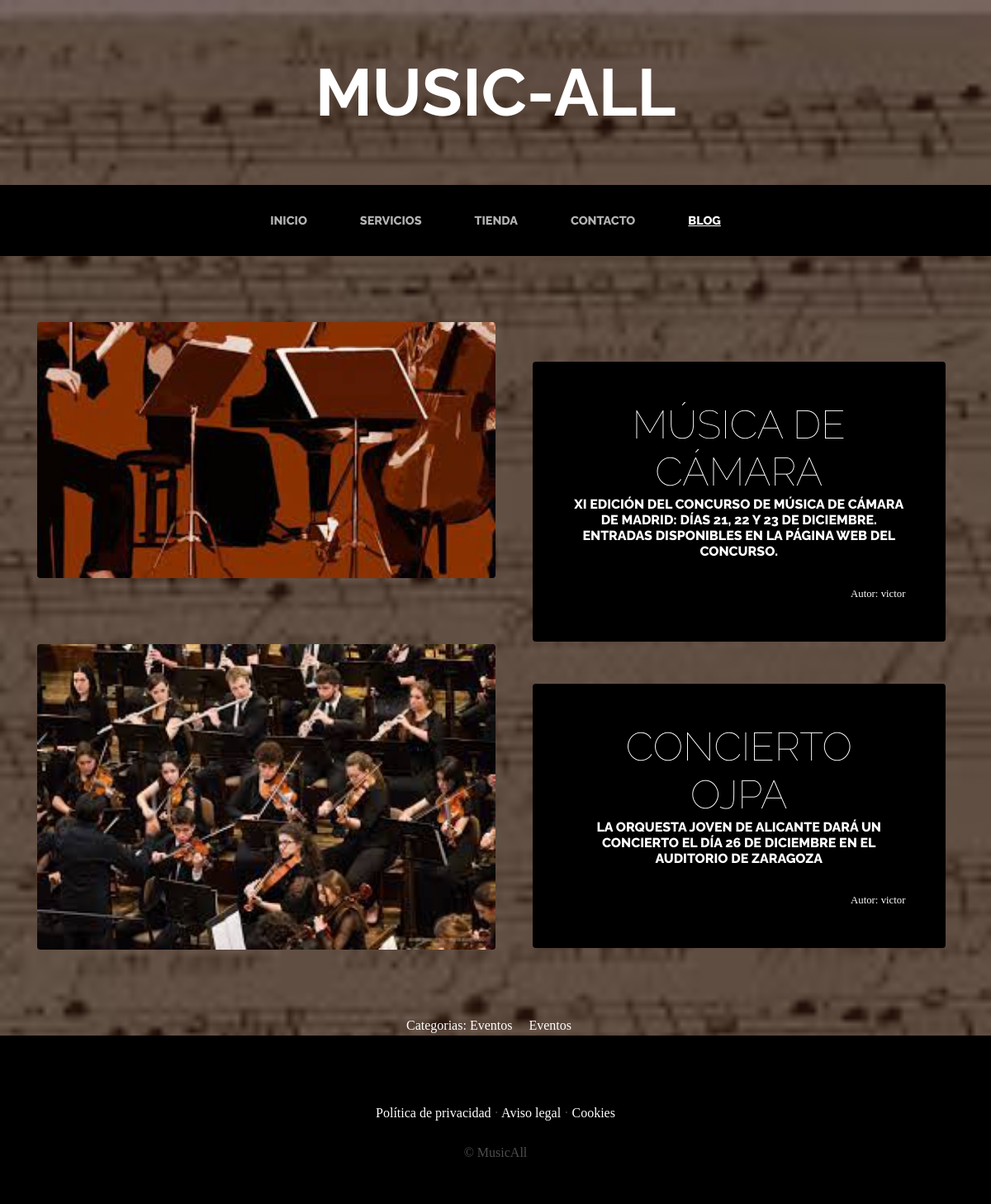
Page /blog/categoria/4/ on the committed database.
### Blog/models.py (models this page shows, shortened)
class Post(models.Model):
    titulo = models.CharField(max_length=50)
    contenido = models.CharField(max_length=200)
    imagen = models.ImageField(upload_to='Blog', null=True, blank=True)
    autor = models.ForeignKey(User, on_delete=models.CASCADE)
    categorias = models.ManyToManyField(Categoria)
    created = models.DateTimeField(auto_now_add=True)
    updated = models.DateTimeField(auto_now_add=True)
    class Meta:
        verbose_name = "post"
        verbose_name_plural = "posts"

class Categoria(models.Model):
    nombre = models.CharField(max_length=50)
    created = models.DateTimeField(auto_now_add=True)
    updated = models.DateTimeField(auto_now_add=True)
    class Meta:
        verbose_name = "categoria"
        verbose_name_plural = "categorias"

### Blog/views.py (the view)
# urls.py: path('categoria/<int:categoria_id>/', views.categoria, name="Categoria"),
def categoria(request, categoria_id):
    categoria = Categoria.objects.get(id=categoria_id)
    posts = Post.objects.filter(categorias=categoria)
    return render(request, "blog/categoria.html", {"categoria": categoria, "posts": posts})

### Blog/templates/blog/categoria.html
{% extends "ProyectoEv1App/base.html" %}
{% load static %}
{% block content %}
    {% for post in posts %}
    <section class="page-section clearfix">
        <div class="container">
          <div class="intro">
            <img class="intro-img img-fluid mb-3 mb-lg-0 rounded" src="{{post.imagen.url}}" alt="" style="width: 50%">
            <div class="intro-text left-0 text-center bg-faded p-5 rounded">
              <h2 class="section-heading mb-4" >
                <span class="section-heading-lower">{{post.titulo}}</span>
                <span class="section-heading-upper">{{post.contenido}}</span>
              </h2>
              <div style="text-align: right; font-size: 0.8em;">
                Autor: {{post.autor}}
              </div>
            </div>
          </div>
        </div>
      </section>
    {% endfor %}
    <section>
      <div style="width: 75%; margin: auto; text-align: center; color: white;">
        Categorias:
        {% for post in posts %}
          {% for categoria in post.categorias.all %}
            {{categoria.nombre}} &nbsp; &nbsp;
          {% endfor %}
        {% endfor %}
      </div>
    </section>
{% endblock %}

### ProyectoEv1App/static/ProyectoEv1App/css/gestion.css (style rules this page uses)
body { font-family: 'sans-serif'; background: linear-gradient(rgba(47, 23, 15, 0.65), rgba(47, 23, 15, 0.65)), url("../img/partitura_bg.jpg"); background-attachment: fixed; background-position: center; background-size: cover; }
h1, h2, h3, h4, h5, h6 { font-family: 'Raleway'; }
.page-section { margin-top: 5rem; margin-bottom: 5rem; }
.section-heading { text-transform: uppercase; }
.section-heading .section-heading-upper { display: block; font-size: 1rem; font-weight: 800; padding-bottom:.5rem; }
.section-heading .section-heading-lower { display: block; font-size: 3rem; font-weight: 100; }
.bg-faded { background-color: rgba(255, 255, 255, 0.85); }
.intro { position: relative; }
@media (min-width: 992px) { .intro .intro-img { width: 75%; float: left; } }
@media (min-width: 992px) { .intro .intro-text { left: 600; width: 60%; margin-top: 3rem; background-color: black; color: white; position: absolute; } }
@media (min-width: 1200px) { .intro .intro-text { width: 45%; } }

### rows in the picture
Post: imagen (picture), titulo "MÚSICA DE CÁMARA", contenido "XI EDICIÓN DEL CONCURSO DE MÚSICA DE CÁMARA DE MADRID: DÍAS 21, 22 Y 23 DE DICIEMBRE. ENTRADAS DISPONIBLES EN LA PÁGINA WEB DEL CONCURSO.", autor "victor"
Post: imagen (picture), titulo "CONCIERTO OJPA", contenido "LA ORQUESTA JOVEN DE ALICANTE DARÁ UN CONCIERTO EL DÍA 26 DE DICIEMBRE EN EL AUDITORIO DE ZARAGOZA", autor "victor"
Categoria: nombre "Eventos"
